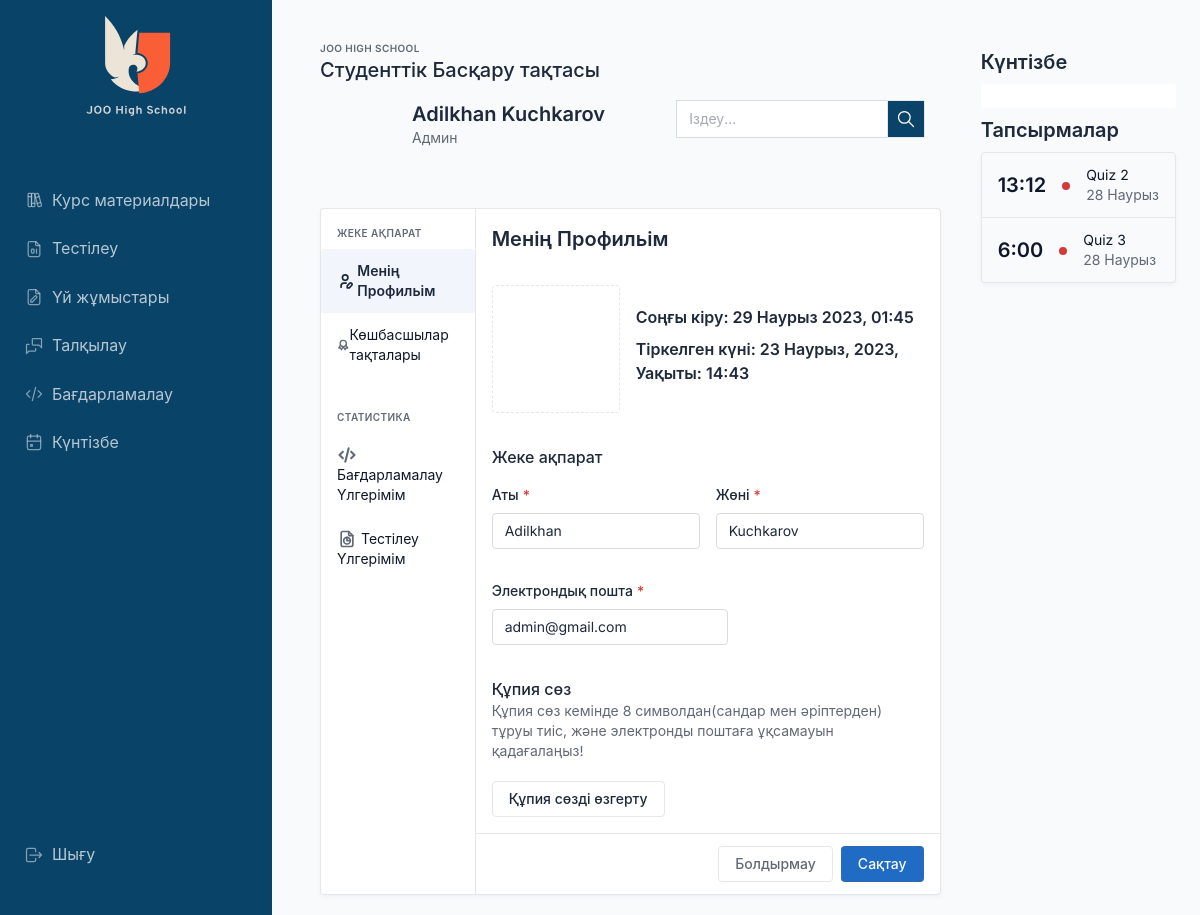
Page /profile/1/ (signed in) on the committed database.
### users/models.py (models this page shows, shortened)
class User(AbstractUser):
    username = None
    email = models.EmailField(unique=True, verbose_name=_("Email Address"))
    first_name = models.CharField(_("first name"), max_length=150, blank=False)
    last_name = models.CharField(_("last name"), max_length=150, blank=False)
    USERNAME_FIELD = 'email'
    REQUIRED_FIELDS = []
    objects = UserManager()

class Profile(models.Model):
    user = models.OneToOneField(get_user_model(), on_delete=models.CASCADE, related_name="profile")
    picture = models.ImageField(upload_to="uploads/", default="default/default-picture.jpg")

### calendarapp/models/event.py (models this page shows, shortened)
class Event(EventAbstract):
    title = models.CharField(max_length=200, unique=True)
    description = models.TextField(null=True, blank=True)
    start_time = models.DateTimeField()
    end_time = models.DateTimeField(null=True, blank=True)
    url = models.CharField(max_length=256, blank=True, null=True)
    objects = EventManager()

### users/views/profile.py (the view, shortened to what this page needs)
# urls.py: path('profile/<int:user_profile_id>/', views.profile, name='profile'),
@login_required
def profile(request, user_profile_id):
    quizzes = Quiz.objects.filter(attempts__user=request.user).order_by(
        '-end_time').distinct().prefetch_related('attempts')
    user_profile = Profile.objects.get(id=user_profile_id)
    profile_form = ProfileForm()
    user_form = UserUpdateForm(instance=request.user)
    password_form = PasswordUpdateForm(user=request.user)
    if request.method == 'GET':
        if user_profile.user != request.user:
            return render(request, "base/404.html")
    return render(request, 'users/profile.html',
                  {'profile': user_profile, 'profile_form': profile_form, "user_form": user_form,
                   "password_form": password_form, "quizzes": quizzes})

### users/forms/other.py
class ProfileForm(forms.ModelForm):
    picture = forms.ImageField(required=False, widget=forms.FileInput(attrs={"id": "profile-picture-box"}))
    class Meta:
        model = Profile
        fields = ('picture',)

class UserUpdateForm(forms.ModelForm):
    class Meta:
        model = get_user_model()
        fields = ('first_name', 'last_name', 'email')

### calendarapp/models/event.py (called while the page is built)
    def get_all_events(self):
        events = Event.objects.filter(is_active=True, is_deleted=False)
        return events

    def get_running_events(self):
        running_events = Event.objects.filter(
            is_active=True,
            is_deleted=False,
            end_time__gte=datetime.now().date(),
        ).order_by("start_time")
        return running_events

### diploma_backend/context_processors.py (called while the page is built, shortened)
def all_events(request):
    events = Event.objects.get_all_events()
    running_events = Event.objects.get_running_events()
    event_list = []
    for event in events:
        if not event.start_time:
            event_list.append({
                "title": event.title,
                "end": event.end_time.strftime("%Y-%m-%dT%H:%M:%S"),
                "url": event.url,
            })
        elif event.url:
            event_list.append({
                "title": event.title,
                "start": event.start_time.strftime("%Y-%m-%dT%H:%M:%S"),
                "end": event.end_time.strftime("%Y-%m-%dT%H:%M:%S"),
                "url": event.url,
            })
    return {"all_events": event_list, "events_obj": events, 'running_events': running_events}

### quiz_apps/quiz/templatetags/quiz_tags.py (called while the page is built)
@register.filter(name='has_group')
def has_group(user, group_name):
    return user.groups.filter(name=group_name).exists()

@register.filter
def get_quiz_attempts(quiz_id, user_id):
    return Attempt.objects.filter(quiz_id=quiz_id, status=Attempt.AttemptStatus.ATTEMPTED, user_id=user_id)

@register.filter
def get_leaderboard_ordered(quiz_id, user_id):
    user_score = Leaderboard.objects.filter(quiz_id=quiz_id, user_id=user_id).last()
    return Leaderboard.objects.filter(
        Q(quiz_id=quiz_id, score__gt=user_score.score) | Q(quiz_id=quiz_id, score=user_score.score,
                                                           pk__lt=user_score.pk)).order_by(
        '-score'), user_score, Leaderboard.objects.filter(
        Q(quiz_id=quiz_id, score__lt=user_score.score) | Q(quiz_id=quiz_id, score=user_score.score,
                                                           pk__gt=user_score.pk)).order_by(
        'score')

### templates/users/profile.html (shortened to what this page needs)
{% extends 'base/content.html' %}
{% load widget_tweaks %}
{% load quiz_tags %}
{% block body %}
    <div class="card">
        <div class="row g-0">
            <div class="col-3 d-none d-md-block border-end">
                <div class="card-body">
                    <h4 class="subheader">Жеке ақпарат</h4>
                    <div class="list-group list-group-tabs list-group-transparent" data-bs-toggle="tabs">
                        <a href="#my-profile" data-bs-toggle="tab"
                           class="list-group-item list-group-item-action d-flex align-items-center active">
                            Менің Профильім</a>
                        <a href="#leaderboard" class="list-group-item list-group-item-action d-flex align-items-center"
                           data-bs-toggle="tab">
                            Көшбасшылар тақталары</a>
                        <h4 class="subheader ps-3 mt-4">Статистика</h4>
                        <a href="#" class="list-group-item list-group-item-action">
                            Бағдарламалау Үлгерімім</a>
                        <a href="#my-test" data-bs-toggle="tab" class="list-group-item list-group-item-action">
                            Тестілеу
                            Үлгерімім</a>
                    </div>
                </div>
            </div>
            <div class="tab-content col">
                <div class="tab-pane active" id="my-profile">
                    {% include 'users/partials/profile_picture_form.html' %}
                </div>
            </div>
        </div>
    </div>
{% endblock %}

### templates/base/content.html (shortened to what this page needs)
{% extends 'base/base.html' %}
{% load static %}
{% load humanize %}
{% load quiz_tags %}
{% block content %}
    <div class="wrapper">
        <aside class="navbar navbar-vertical navbar-expand-lg navbar-dark">
            <div class="container-fluid">
                <h1 class="navbar-brand navbar-brand-autodark">
                    <a href="/">
                        <img src="{% static 'images/logo-light.svg' %}" width="110" height="110" alt="Tabler"
                             class="navbar-brand-image">
                    </a>
                </h1>
                {% include 'base/sidebar.html' %}
            </div>
        </aside>
        <div class="page-wrapper">
            <div class="page-body">
                <div class="container-fluid">
                    <div class="row">
                        <div class="col px-4">
                            <div class="page-header d-print-none">
                                <div class="row align-items-center">
                                    <div class="col">
                                        <div class="page-pretitle">
                                            Joo high school
                                        </div>
                                        <h2 class="page-title">
                                            Студенттік Басқару тақтасы
                                        </h2>
                                    </div>
                                </div>
                            </div>
                            <div class="col">
                                <div class="">
                                    <div class="card-body">
                                        <div class="row g-3 align-items-start">
                                            <div class="col-auto">
                                                <span class="avatar avatar-md avatar-rounded bg-cyan"
                                                      style="background: url('{{ user.profile.picture.url }}') no-repeat center; background-size: cover;"></span>
                                            </div>
                                            <div class="col">
                                                <h2 class="m-0">
                                                    <a href="{% url 'users:profile' user.profile.id %}">{{ user.first_name }} {{ user.last_name }}</a>
                                                </h2>
                                                <div class="text-muted">
                                                    {% if request.user|has_group:"Moderators" %}
                                                    {% elif request.user|has_group:"Students" %}
                                                        Оқушы
                                                    {% elif request.user|has_group:"Teachers" %}
                                                        Мұғалім
                                                    {% else %}
                                                        Админ
                                                    {% endif %}
                                                </div>
                                            </div>
                                            <div class="col">
                                                <div class="input-group mb-2 search-bar">
                                                    <input type="text" class="form-control" placeholder="Іздеу...">
                                                    <a class="btn p-2">
                                                    </a>
                                                </div>
                                            </div>
                                        </div>
                                    </div>
                                </div>
                            </div>
                            <div class="col mt-4">
                                {% block body %}
                                {% endblock %}
                            </div>
                        </div>
                        <div class="col-auto right-sidebar d-none d-md-block">
                            <h2>Күнтізбе</h2>
                            <div class="d-flex align-items-center justify-content-end">
                                <div class="w-100 vanilla-calendar" id="calendar-kz-lang">
                                </div>
                            </div>
                            <h2 class="mt-2">Тапсырмалар</h2>
                            <div class="card tasks">
                                {% for event in running_events %}
                                    <div class="list-group-item">
                                        <div class="row align-items-center">
                                            <div class="col-auto">
                                                <h2 class="text-reset mb-0">{{ event.end_time|date:"G:i" }}</h2>
                                            </div>
                                            <div class="col-auto"><span class="badge bg-red"></span></div>
                                            <div class="col text-truncate">
                                                <a href="{% if event.url %}{{ event.url }}{% else %}#{% endif %}"
                                                   class="text-reset d-block">{{ event.title }}</a>
                                                <div class="d-block text-muted text-truncate mt-n1">{{ event.end_time|date:"d F" }}</div>
                                            </div>
                                        </div>
                                    </div>
                                {% endfor %}
                            </div>
                        </div>
                    </div>
                </div>
            </div>
        </div>
    </div>
{% endblock %}

### templates/users/partials/profile_picture_form.html (shortened to what this page needs)
{% load widget_tweaks %}
{% load quiz_tags %}
<form class="d-flex flex-column" hx-post="" hx-encoding="multipart/form-data" id="profile-form">
    <div class="card-body">
        <h2 class="mb-4">Менің Профильім</h2>
        <div class="row align-items-center">
            <div class="col-auto">
                <label class="avatar avatar-upload rounded profile-avatar" id="output-box"
                       style="background: url('{{ profile.picture.url }}') no-repeat center; background-size: cover;
                               height: 8rem; width: 8rem;" data-bs-toggle="tooltip" data-bs-placement="top"
                       title="Фотоны өзгерту үшін басыңыз">
                </label>
            </div>
            <div class="col">
                <h3>Соңғы кіру: {{ user.last_login|date:"d F Y, H:i" }}</h3>
                <h3>Тіркелген
                    күні: {{ user.date_joined|date:"d F, Y, Уақыты: H:i" }}</h3>
            </div>
        </div>
        <h3 class="card-title mt-4">Жеке ақпарат</h3>
        <div class="row g-3">
            <div class="col-md-6">
                <label for="id_first_name" class="form-label required">Аты</label>
                {% render_field user_form.first_name class="form-control" %}
            </div>
            <div class="col-md-6">
                <label for="id_last_name" class="form-label required">Жөні</label>
                {% render_field user_form.last_name class="form-control" %}
            </div>
        </div>
        <label for="id_email" class="mt-4 required form-label">Электрондық пошта</label>
        <div>
            <div class="row g-2">
                <div class="col-auto">
                    {% if user_form.email.errors %}
                        {% render_field user_form.email class="form-control is-invalid" %}
                        <div class="invalid-feedback">{{ user_form.email.errors }}</div>
                    {% else %}
                        {% render_field user_form.email class="form-control" %}
                    {% endif %}
                </div>
            </div>
        </div>
        <h3 class="card-title mt-4">Құпия сөз</h3>
        <p class="card-subtitle">Құпия сөз кемінде 8 символдан(сандар мен әріптерден) тұруы тиіс, және
            электронды поштаға ұқсамауын қадағалаңыз!</p>
        <div>
            <a href="#" class="btn" data-bs-toggle="modal" data-bs-target="#modal-team">
                Құпия сөзді өзгерту
            </a>
        </div>
    </div>
    <div class="card-footer bg-transparent mt-auto">
        <div class="btn-list justify-content-end">
            <button type="reset" id="reset-btn" class="btn">
                Болдырмау
            </button>
            <button type="submit" class="btn btn-primary">
                Сақтау
            </button>
        </div>
    </div>
</form>

### static/calender/main.css (style rules this page uses)
:root { --fc-daygrid-event-dot-width: 8px; }
:root { --fc-list-event-dot-width: 10px; --fc-list-event-hover-bg-color: #f5f5f5; }

### static/css/core.css (style rules this page uses)
.navbar-brand-image { height: auto; }
.navbar-dark { --navbar-bg-color: #0a4368; background: var(--navbar-bg-color); }
@media (min-width: 992px) { .navbar-vertical.navbar-expand-lg { width: 17rem; } }
@media (min-width: 992px) { .navbar-expand-lg.navbar-vertical ~ .navbar, .navbar-expand-lg.navbar-vertical ~ .page-wrapper { margin-left: 17rem; } }
.right-sidebar { margin-top: 1.75rem; }
.card.tasks { border: 0; }
.tasks { background-color: transparent; }
.search-bar > input, .search-bar > a { border-radius: 0; }
.search-bar > a { background-color: #0a4368; }
.profile-avatar::before { content: ""; position: absolute; top: 0; left: 0; width: 100%; height: 100%; background: linear-gradient(rgba(0, 0, 55, 0.5), rgba(0, 0, 55, 0.5)); opacity: 0; transition: opacity 0.2s ease-in-out; }

### rows in the picture
User: first_name "Adilkhan", last_name "Kuchkarov", last_login "29 Наурыз 2023, 01:45", date_joined "23 Наурыз, 2023, Уақыты: 14:43", email "admin@gmail.com"
Event: end_time "13:12", title "Quiz 2", end_time "28 Наурыз"
Event: end_time "6:00", title "Quiz 3", end_time "28 Наурыз"
